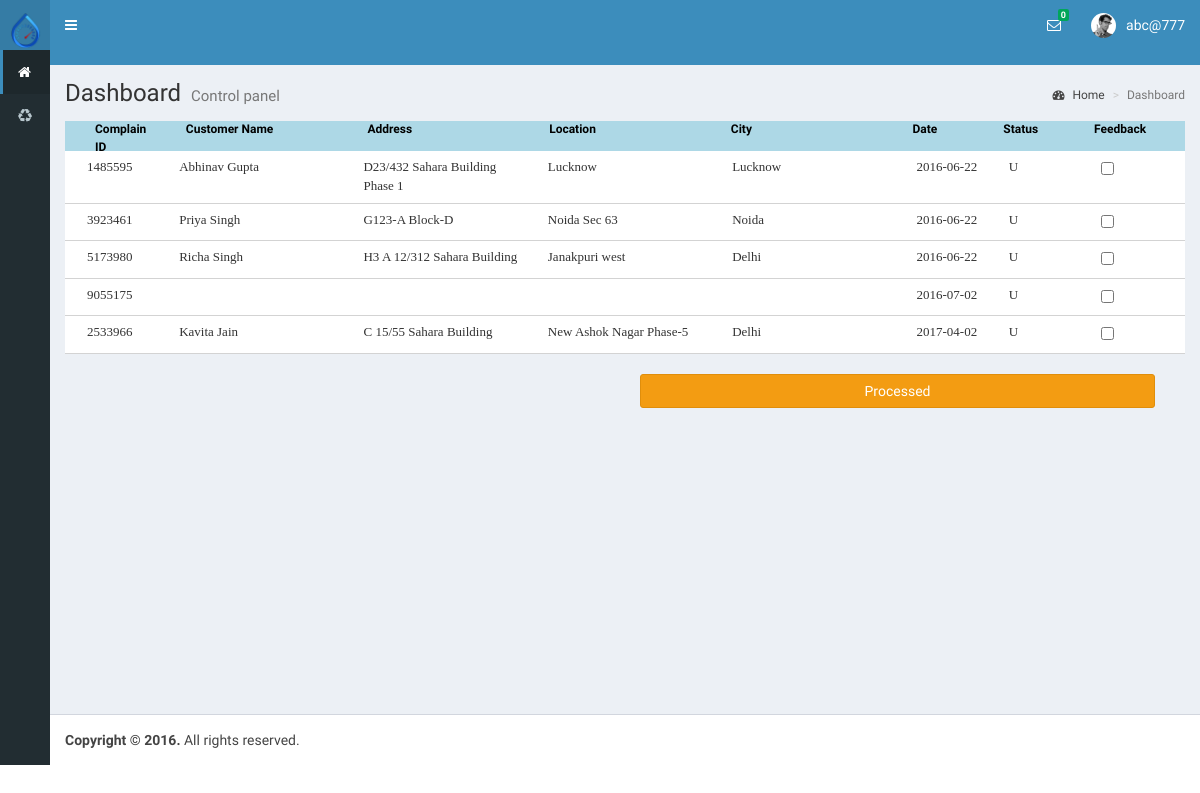
The app's page /complain_service_handler.php (signed in) with its own data.
### tables this page shows
CREATE TABLE `complainasingnbook` (
  `emp_id` varchar(10) NOT NULL,
  `complain_id` varchar(10) NOT NULL,
  `date` varchar(10) NOT NULL,
  `status` varchar(20) NOT NULL,
  `id` int(11) NOT NULL
);

### complain_service_handler.php (the view, shortened to what this page needs)
<?php include "include/header.php"; ?>
 <?php include("navbar/complainheader.php");?>
  <div class="content-wrapper">
    <section class="content-header">
      <h1>
        Dashboard
        <small>Control panel</small>
      </h1>
      <ol class="breadcrumb">
        <li><a href="#"><i class="fa fa-dashboard"></i> Home</a></li>
        <li class="active">Dashboard</li>
      </ol>
    </section>
    <section class="content">
  <div class='col-md-12' style='background:lightblue;height:30px;color:black; font-size:12px;  font-weight:bold;'>
  <div class="col-md-1">Complain ID </div><div class="col-md-2">Customer Name</div><div class="col-md-2">Address</div>
  <div class="col-md-2">Location</div><div class="col-md-2">City</div><div class="col-md-1">Date</div><div class="col-md-1">
    Status</div><div class="col-md-1">
    Feedback</div>
  </div>
     <?php
        include('db/connect.php');
        $emp_id=$_SESSION['empid'];
        $str="select * from complainasingnbook where emp_id='$emp_id' AND status='U' ";
        $row=$con->query($str);
        while($result=$row->fetch_assoc())
        {
           $str1="select customer_fullname,address,location,city from customer where customer_id=(select customer_id from complainregister where complain_id='".$result['complain_id']."')";
           $rr=$con->query($str1);
            $r2=$rr->fetch_assoc();
       echo" <div class='col-md-12'style='background:white; font-family:verdana;font-size:13px; padding:7px;border-bottom: 1px solid lightgray;' class='text-center'>
       <div class='col-md-1'>".$result['complain_id']."</div><div class='col-md-2'>".$r2['customer_fullname']."</div><div class='col-md-2'>".$r2['address']."</div><div class='col-md-2'>".$r2['location']."</div><div class='col-md-2'>".$r2['city']."</div><div class='col-md-1'>".$result['date']."</div><div class='col-md-1'>".$result['status']."</div>
       <div class='col-md-1'><input type='checkbox'  name='cumplain_id[]'' value='".$result['complain_id']."'> </div></div>";
        }
     ?>
      <div class="col-md-12">
     <div class="clr-20"></div>
   <div class='col-md-6'>
       </div>
        <div class='col-md-6'>
            <button class="col-md-12 btn btn-warning" id="assign"> Processed </button>
       </div>
    </div>
    </section>
  </div>
   <?php include "include/footer.php"; ?>

### records on screen
complainasingnbook: complain "1485595", customer_fullname "Abhinav Gupta", address "D23/432 Sahara Building Phase 1", location "Lucknow", city "Lucknow", date "2016-06-22", status "U"
complainasingnbook: complain "3923461", customer_fullname "Priya Singh", address "G123-A Block-D", location "Noida Sec 63", city "Noida", date "2016-06-22", status "U"
complainasingnbook: complain "5173980", customer_fullname "Richa Singh", address "H3 A 12/312 Sahara Building", location "Janakpuri west", city "Delhi", date "2016-06-22", status "U"
complainasingnbook: complain "9055175", date "2016-07-02", status "U"
complainasingnbook: complain "2533966", customer_fullname "Kavita Jain", address "C 15/55 Sahara Building", location "New Ashok Nagar Phase-5", city "Delhi", date "2017-04-02", status "U"

### other values on screen
$_SESSION['user'] "abc@777"
